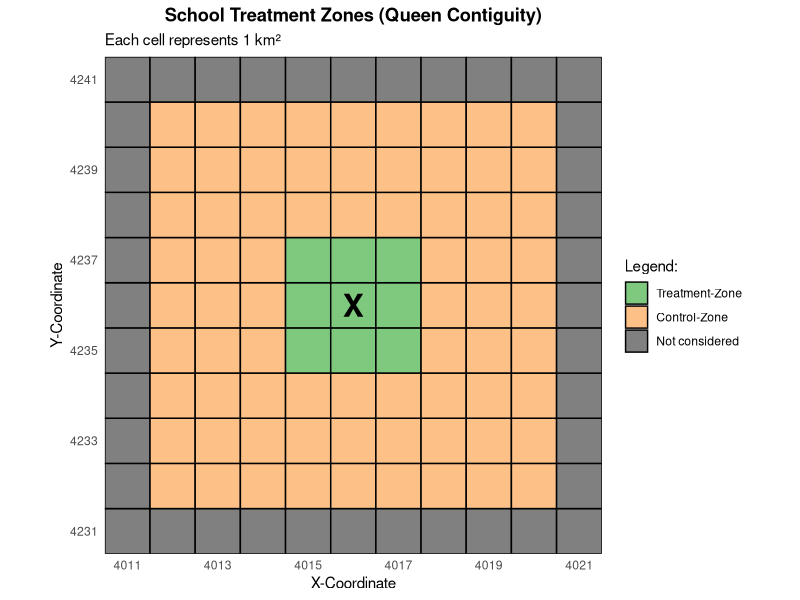
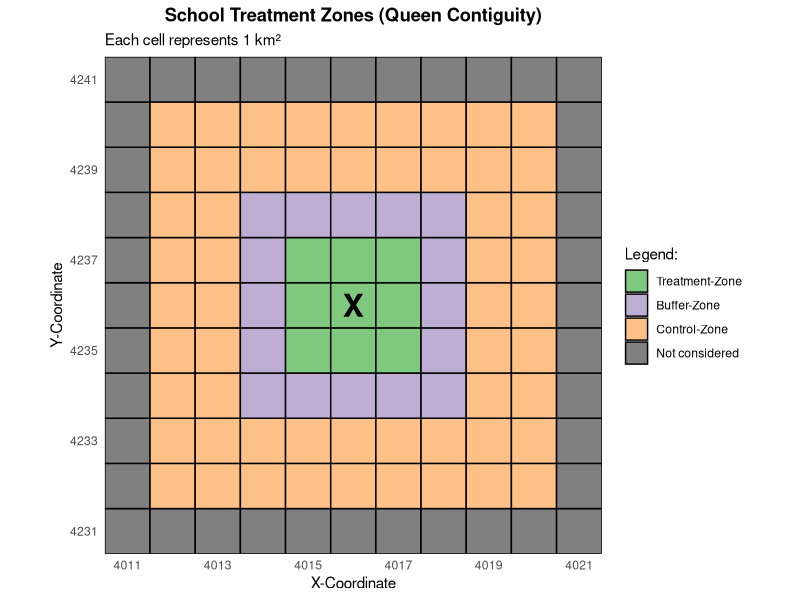
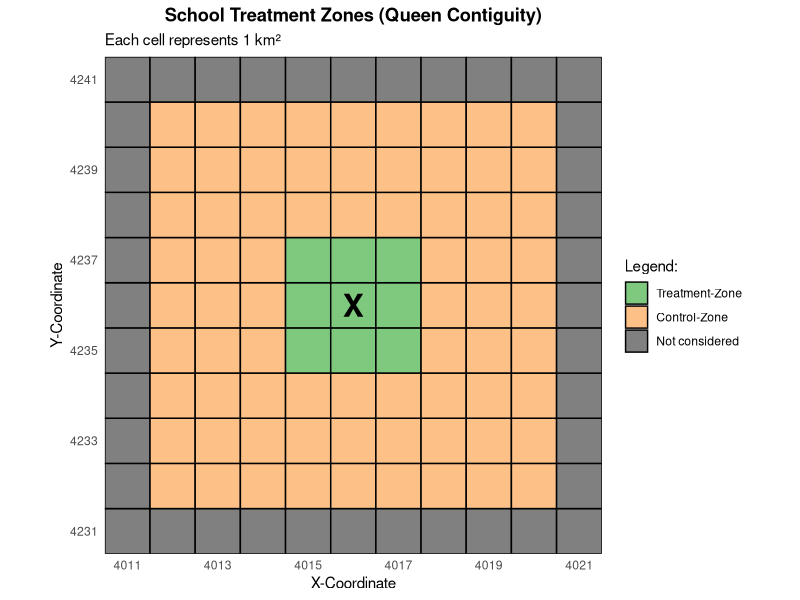
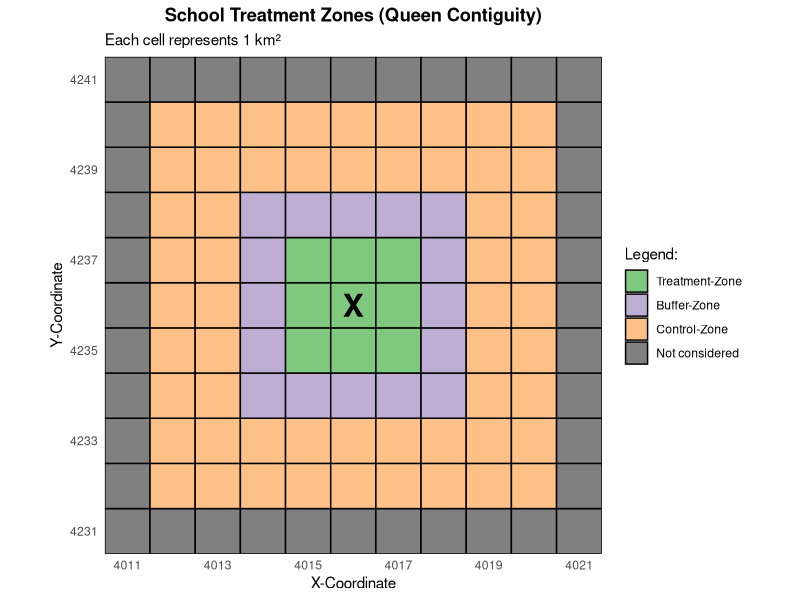

Generate these figures, in order, with R:
library(ggplot2)
library(dplyr)
library(RColorBrewer)

###############################
## create grid & assign zone ##
###############################
# with exemplary coordinates 

x_start <- 4011
y_start <- 4231
grid <- expand.grid(x = x_start:(x_start + 10), y = y_start:(y_start + 10)) %>%
  mutate(
    dist = pmax(abs(x - (x_start + 5)), abs(y - (y_start + 5))),
    zone = case_when(
      dist <= 1 ~ "Treatment-Zone",
      dist == 2 ~ "Buffer-Zone",
      dist %in% 3:4 ~ "Control-Zone",
      TRUE ~ "Not considered"
    ),
    zone = factor(zone, levels = c("Treatment-Zone", "Buffer-Zone", 
                                   "Control-Zone", "Not considered"))
  )

accent_colors <- brewer.pal(8, "Accent")
zone_colors <- c("Treatment-Zone" = accent_colors[1],
                 "Buffer-Zone" = accent_colors[2],
                 "Control-Zone" = accent_colors[3],
                 "Not considered" = "#808080")


# design without buffer zone
grid_no_buffer <- grid %>%
  mutate(
    zone_no_buffer = case_when(
      dist <= 1 ~ "Treatment-Zone",
      dist >= 2 & dist <= 4 ~ "Control-Zone",
      TRUE ~ "Not considered"
    ),
    zone_no_buffer = factor(zone_no_buffer, levels = c("Treatment-Zone", 
                                                       "Control-Zone", 
                                                       "Not considered"))
  )

zone_colors_no_buffer <- c("Treatment-Zone" = accent_colors[1],
                           "Control-Zone" = accent_colors[3],
                           "Not considered" = "#808080")

plot_no_buffer <- ggplot(grid_no_buffer, aes(x, y, fill = zone_no_buffer)) +
  geom_tile(color = "black", linewidth = 0.5) +
  annotate("text", x = x_start + 5, y = y_start + 5, label = "X", size = 8, 
           fontface = "bold") +
  scale_fill_manual(values = zone_colors_no_buffer, name = "Legend:") +
  coord_fixed(expand = FALSE) +
  scale_x_continuous(breaks = seq(x_start, x_start + 10, by = 2), 
                     expand = c(0, 0)) +
  scale_y_continuous(breaks = seq(y_start, y_start + 10, by = 2), 
                     expand = c(0, 0)) +
  labs(x = "X-Coordinate", y = "Y-Coordinate", 
       title = "School Treatment Zones (Queen Contiguity)",
       subtitle = "Each cell represents 1 km²") +
  theme_minimal() +
  theme(panel.grid = element_blank(),
        legend.position = "right",
        plot.title = element_text(hjust = 0.5, face = "bold"))
plot_no_buffer
ggsave("plot_zones_no_buffer.pdf", plot_no_buffer, width = 8, height = 6)


# design with buffer zone
plot_with_buffer <- ggplot(grid, aes(x, y, fill = zone)) +
  geom_tile(color = "black", linewidth = 0.5) +
  annotate("text", x = x_start + 5, y = y_start + 5, label = "X", size = 8, 
           fontface = "bold") +
  scale_fill_manual(values = zone_colors, name = "Legend:") +
  coord_fixed(expand = FALSE) +
  scale_x_continuous(breaks = seq(x_start, x_start + 10, by = 2), 
                     expand = c(0, 0)) +
  scale_y_continuous(breaks = seq(y_start, y_start + 10, by = 2), 
                     expand = c(0, 0)) +
  labs(x = "X-Coordinate", y = "Y-Coordinate", 
       title = "School Treatment Zones (Queen Contiguity)",
       subtitle = "Each cell represents 1 km²") +
  theme_minimal() +
  theme(panel.grid = element_blank(),
        legend.position = "right",
        plot.title = element_text(hjust = 0.5, face = "bold"))
plot_with_buffer
ggsave("plot_zones_with_buffer.pdf", plot_with_buffer, width = 8, height = 6)